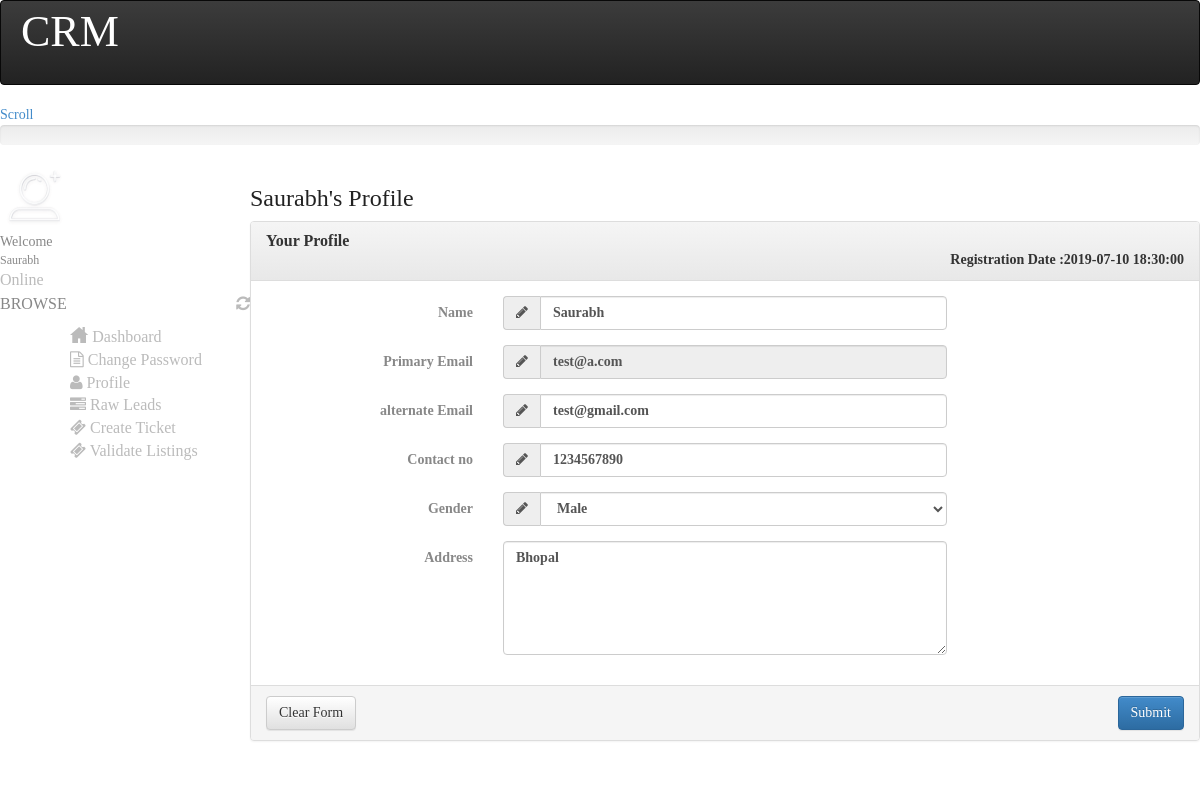
/profile.php (signed in), run on the app's committed database.
### tables this page shows
CREATE TABLE `user` (
  `id` int(11) NOT NULL,
  `name` varchar(255) DEFAULT NULL,
  `email` varchar(255) DEFAULT NULL,
  `alt_email` varchar(255) DEFAULT NULL,
  `password` varchar(255) DEFAULT NULL,
  `mobile` varchar(255) DEFAULT NULL,
  `gender` varchar(255) DEFAULT NULL,
  `user_image` varchar(255) DEFAULT NULL,
  `address` varchar(500) DEFAULT NULL,
  `status` int(11) DEFAULT NULL,
  `posting_date` timestamp NULL DEFAULT current_timestamp()
);

### profile.php (the view, shortened to what this page needs)
<?php
include("dbconnection.php");
?>
<!DOCTYPE html>
<html>
<head>
<link href="assets/plugins/pace/pace-theme-flash.css" rel="stylesheet" type="text/css" media="screen"/>
<link href="assets/plugins/boostrapv3/css/bootstrap.min.css" rel="stylesheet" type="text/css"/>
<link href="assets/plugins/boostrapv3/css/bootstrap-theme.min.css" rel="stylesheet" type="text/css"/>
<link href="assets/plugins/font-awesome/css/font-awesome.css" rel="stylesheet" type="text/css"/>
<link href="assets/css/animate.min.css" rel="stylesheet" type="text/css"/>
<link href="assets/plugins/jquery-scrollbar/jquery.scrollbar.css" rel="stylesheet" type="text/css"/>
<link href="assets/css/style.css" rel="stylesheet" type="text/css"/>
<link href="assets/css/responsive.css" rel="stylesheet" type="text/css"/>
<link href="assets/css/custom-icon-set.css" rel="stylesheet" type="text/css"/>
</head>
<body class="">
<?php include("header.php");?>
<div class="page-container row-fluid">
	<?php include("leftbar.php");?>
  </div>
  </div>
  <a href="#" class="scrollup">Scroll</a>
   <div class="footer-widget">
	<div class="progress transparent progress-small no-radius no-margin">
	</div>
  </div>
  <div class="page-content">
    <div class="content">
		<div class="page-title">
			<h3><?php echo $_SESSION['name'];?>'s Profile</h3>
                           <?php
     $query=mysqli_query($con,"select * from user where email='".$_SESSION['login']."'");
	 while($row=mysqli_fetch_array($query))
	 {
	  ?>
              <div class="row">
                        <div class="col-md-12">
                            <form class="form-horizontal" method="post" enctype="multipart/form-data">
                            <div class="panel panel-default">
                                <div class="panel-heading">
                                    <h3 class="panel-title"><strong>Your Profile</h3>
                                   <div align="right">
                                        Registration Date :<?php echo $row['posting_date'];?>
                                    </div>
                                </div>
                                <div class="panel-body">
                                    <div class="form-group">
                                        <label class="col-md-3 col-xs-12 control-label">Name</label>
                                        <div class="col-md-6 col-xs-12">
                                            <div class="input-group">
                                                <span class="input-group-addon"><span class="fa fa-pencil"></span></span>
                                                <input type="text" name="name" value="<?php echo $row['name'];?>" class="form-control"/>
                                            </div>
                                        </div>
                                    </div>
                                   <div class="form-group">
                                        <label class="col-md-3 col-xs-12 control-label">Primary Email </label>
                                        <div class="col-md-6 col-xs-12">
                                            <div class="input-group">
                                                <span class="input-group-addon"><span class="fa fa-pencil"></span></span>
                                                <input type="text" name="email" value="<?php echo $row['email'];?>" disabled="disabled" class="form-control"/>
                                            </div>
                                        </div>
                                    </div>
									   <div class="form-group">
                                        <label class="col-md-3 col-xs-12 control-label">alternate Email  </label>
                                        <div class="col-md-6 col-xs-12">
                                            <div class="input-group">
                                                <span class="input-group-addon"><span class="fa fa-pencil"></span></span>
                                                <input type="text" name="alt_email" value="<?php echo $row['alt_email'];?>"  class="form-control"/>
                                            </div>
                                        </div>
                                    </div>
									   <div class="form-group">
                                        <label class="col-md-3 col-xs-12 control-label">Contact no </label>
                                        <div class="col-md-6 col-xs-12">
                                            <div class="input-group">
                                                <span class="input-group-addon"><span class="fa fa-pencil"></span></span>
                                                <input type="text"  name="phone" value="<?php echo $row['mobile'];?>"  maxlength="10" class="form-control"/>
                                            </div>
                                        </div>
                                    </div>
									   <div class="form-group">
                                        <label class="col-md-3 col-xs-12 control-label">Gender </label>
                                        <div class="col-md-6 col-xs-12">
                                            <div class="input-group">
                                                <span class="input-group-addon"><span class="fa fa-pencil"></span></span>
                                                <select class="form-control select" name="gender">
                                                  <option value="<?php echo $row['gender'];?>"><?php $a=$row['gender'];
												  if($a=='m')
												  {
												  echo "Male";
												  }
												  ?></option>
            </select>
                                            </div>
                                        </div>
                                    </div>
                                    <div class="form-group">
                                        <label class="col-md-3 col-xs-12 control-label">Address</label>
                                        <div class="col-md-6 col-xs-12">
                                            <textarea class="form-control" name="address" rows="5"><?php echo $row['address'];?></textarea>
                                        </div>
                                    </div>
                                </div>
								<?php } ?>
                                <div class="panel-footer">
                                    <button class="btn btn-default">Clear Form</button>
                                    <input type="submit" value="Submit" name="update" class="btn btn-primary pull-right">
                                </div>
                            </div>
                            </form>
                        </div>
                    </div>
		</div>
    </div>
  </div>
 </div>
</body>
</html>

### header.php (shortened to what this page needs)
<div class="header navbar navbar-inverse ">
  <div class="navbar-inner">
    <div class="header-seperation">
      <a href="dashboard.php" style="color:#FFF; font-size:44px; margin: 20px">CRM</a>
      <ul class="nav pull-right notifcation-center">
        <li class="dropdown" id="header_task_bar"> <a href="dashboard.php" class="dropdown-toggle active" data-toggle="">
          </a> </li>
      </ul>
    </div>
    <div class="header-quick-nav" >
      <div class="pull-right">
        <ul class="nav quick-section ">
          <li class="quicklinks"> <a data-toggle="dropdown" class="dropdown-toggle  pull-right " href="#" id="user-options">
            </a>
          </li>
        </ul>
      </div>
    </div>
  </div>
</div>

### leftbar.php (shortened to what this page needs)
<div class="page-sidebar" id="main-menu">
  <div class="page-sidebar-wrapper scrollbar-dynamic" id="main-menu-wrapper">
    <div class="user-info-wrapper">
      <div class="profile-wrapper"> <img src="userimages/admin.png"  alt="" data-src="userimages/admin.png" data-src-retina="userimages/admin.ico" width="69" height="69" /> </div>
      <div class="user-info">
        <div class="greeting" style="font-size:14px;">Welcome</div>
        <div class="username" style="font-size:12px;"><?php echo $_SESSION['name'];?></div>
        <div class="status" style="font-size:10px;"><a href="#">
          Online</a></div>
      </div>
    </div>
    <p class="menu-title">BROWSE <span class="pull-right"><a href="javascript:;"><i class="fa fa-refresh"></i></a></span></p>
  <ul>
    <li class="start"> <a href="dashboard.php"> <i class="icon-custom-home"></i> <span class="title">Dashboard</span> <span class="selected"></span>  </a>
    </li>
        <li class="active"><a href="change-password.php"><span class="fa fa-file-text-o"></span> Change Password</a></li>
                          <li><a href="profile.php"><span class="fa fa-user"></span> Profile</a></li>
                            <li ><a href="raw-leads.php"> <span class="fa fa-tasks"></span> Raw Leads</a></li>
					     <li class="active"><a href="create-ticket.php"><span class="fa fa-ticket"></span> Create Ticket</a></li>
                              <li ><a href="view-tickets.php"><span class="fa fa-ticket"></span> Validate Listings</a></li>
  </ul>

### assets/css/responsive.css (style rules this page uses)
@media (min-width: 980px) { .page-sidebar { display: inline-block; float: left; position: fixed; width: 250px; margin-top: 58px; padding-bottom: 105px; } }
@media (min-width: 980px) { .page-sidebar .page-sidebar-wrapper { display: inline-block; float: left; height: 100%; max-width: 250px; width: 100%; } }
@media (min-width: 980px) { .page-sidebar ul { width: 250px; } }
@media (min-width: 980px) { .page-content { margin-left: 250px; min-height: 100%; } }

### data on the page
user: posting_date "2019-07-10 18:30:00", name "Saurabh", email "test@a.com", alt_email "test@gmail.com", phone "1234567890", gender "Male", address "Bhopal"

### other printed values
$_SESSION['name'] "Saurabh"
